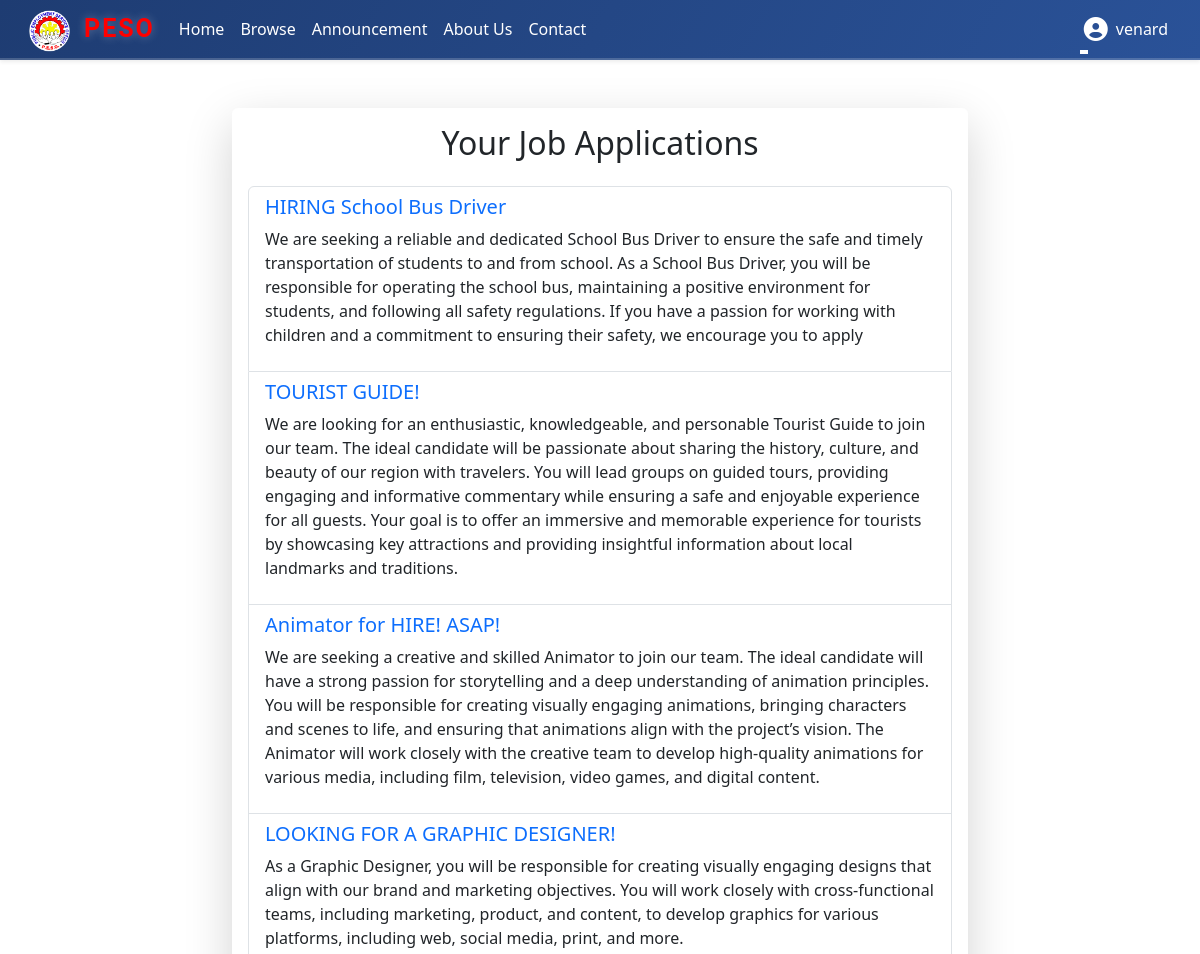
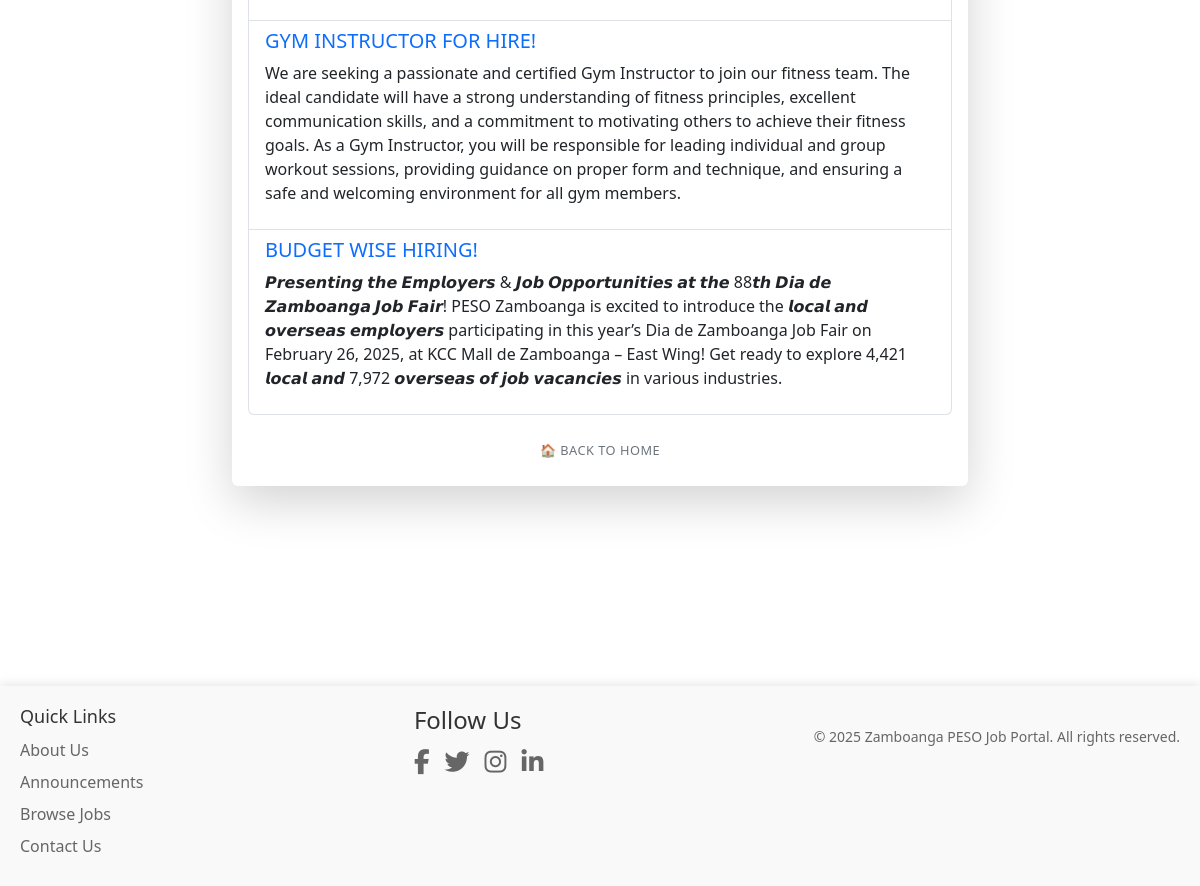
The page /pages/dashboard.php (signed in) on the database its author committed (2 pictures, top to bottom).
### tables this page shows
CREATE TABLE `jobs` (
  `id` int(11) NOT NULL,
  `title` varchar(255) NOT NULL,
  `description` text NOT NULL,
  `thumbnail` varchar(255) DEFAULT NULL,
  `photo` varchar(255) DEFAULT NULL,
  `created_at` timestamp NOT NULL DEFAULT current_timestamp(),
  `category_id` int(11) NOT NULL,
  `location` varchar(255) DEFAULT NULL,
  `responsibilities` text NOT NULL,
  `requirements` text NOT NULL,
  `preferred_qualifications` text DEFAULT NULL
);

### pages/dashboard.php (the view, shortened to what this page needs)
<?php
include '../includes/header.php';
$user_id = $_SESSION['user_id'];
$query = "SELECT jobs.title, jobs.description
          FROM applications
          JOIN jobs ON applications.job_id = jobs.id
          WHERE applications.user_id = ?";
$stmt = $conn->prepare($query);
$stmt->bind_param("i", $user_id);
$stmt->execute();
$result = $stmt->get_result();
?>
<div class="container mt-5">
    <div class="row justify-content-center">
        <div class="col-lg-8">
            <div class="card shadow-lg border-0">
                <div class="card-body">
                    <h2 class="text-center mb-4">Your Job Applications</h2>
                    <?php if ($result->num_rows > 0): ?>
                        <ul class="list-group">
                            <?php while ($row = $result->fetch_assoc()): ?>
                                <li class="list-group-item">
                                    <h5 class="text-primary"><?= htmlspecialchars($row['title']) ?></h5>
                                    <p><?= htmlspecialchars($row['description']) ?></p>
                                </li>
                            <?php endwhile; ?>
                        </ul>
                    <?php else: ?>
                        <p class="text-center text-muted">You haven't applied for any jobs yet.</p>
                    <?php endif; ?>
                    <div class="text-center mt-3">
                        <a href="profile.php" class="btn btn-outline-secondary">🏠 Back to Home</a>
                    </div>
                </div>
            </div>
        </div>
    </div>
</div>
<?php include '../includes/footer.php'; ?>

### assets/header.css (style rules this page uses)
* { margin: 0; padding: 0; box-sizing: border-box; }
body { padding-top: 60px; }
.btn { font-size: 0.8rem; padding: 0.6rem 1.5rem; border: none; border-radius: 15px; cursor: pointer; transition: all 0.3s ease; text-transform: uppercase; font-weight: 500; letter-spacing: 0.5px; }

### rows shown on the page
jobs: title "HIRING School Bus Driver", description "We are seeking a reliable and dedicated School Bus Driver to ensure the safe and timely transportation of students to and from school. As a School Bus Driver, you will be responsible for operating the school bus, maintaining a positive environment for students, and following all safety regulations. If you have a passion for working with children and a commitment to ensuring their safety, we encourage you to apply"
jobs: title "TOURIST GUIDE!", description "We are looking for an enthusiastic, knowledgeable, and personable Tourist Guide to join our team. The ideal candidate will be passionate about sharing the history, culture, and beauty of our region with travelers. You will lead groups on guided tours, providing engaging and informative commentary while ensuring a safe and enjoyable experience for all guests. Your goal is to offer an immersive and memorable experience for tourists by showcasing key attractions and providing insightful information about local landmarks and traditions."
jobs: title "Animator for HIRE! ASAP!", description "We are seeking a creative and skilled Animator to join our team. The ideal candidate will have a strong passion for storytelling and a deep understanding of animation principles. You will be responsible for creating visually engaging animations, bringing characters and scenes to life, and ensuring that animations align with the project’s vision. The Animator will work closely with the creative team to develop high-quality animations for various media, including film, television, video games, and digital content."
jobs: title "LOOKING FOR A GRAPHIC DESIGNER!", description "As a Graphic Designer, you will be responsible for creating visually engaging designs that align with our brand and marketing objectives. You will work closely with cross-functional teams, including marketing, product, and content, to develop graphics for various platforms, including web, social media, print, and more."
jobs: title "GYM INSTRUCTOR FOR HIRE!", description "We are seeking a passionate and certified Gym Instructor to join our fitness team. The ideal candidate will have a strong understanding of fitness principles, excellent communication skills, and a commitment to motivating others to achieve their fitness goals. As a Gym Instructor, you will be responsible for leading individual and group workout sessions, providing guidance on proper form and technique, and ensuring a safe and welcoming environment for all gym members."
jobs: title "BUDGET WISE HIRING!", description "𝙋𝙧𝙚𝙨𝙚𝙣𝙩𝙞𝙣𝙜 𝙩𝙝𝙚 𝙀𝙢𝙥𝙡𝙤𝙮𝙚𝙧𝙨 & 𝙅𝙤𝙗 𝙊𝙥𝙥𝙤𝙧𝙩𝙪𝙣𝙞𝙩𝙞𝙚𝙨 𝙖𝙩 𝙩𝙝𝙚 88𝙩𝙝 𝘿𝙞𝙖 𝙙𝙚 𝙕𝙖𝙢𝙗𝙤𝙖𝙣𝙜𝙖 𝙅𝙤𝙗 𝙁𝙖𝙞𝙧! PESO Zamboanga is excited to introduce the 𝙡𝙤𝙘𝙖𝙡 𝙖𝙣𝙙 𝙤𝙫𝙚𝙧𝙨𝙚𝙖𝙨 𝙚𝙢𝙥𝙡𝙤𝙮𝙚𝙧𝙨 participating in this year’s Dia de Zamboanga Job Fair on February 26, 2025, at KCC Mall de Zamboanga – East Wing! Get ready to explore 4,421 𝙡𝙤𝙘𝙖𝙡 𝙖𝙣𝙙 7,972 𝙤𝙫𝙚𝙧𝙨𝙚𝙖𝙨 𝙤𝙛 𝙟𝙤𝙗 𝙫𝙖𝙘𝙖𝙣𝙘𝙞𝙚𝙨 in various industries."

### other values the page prints
$_SESSION['username'] "venard"
